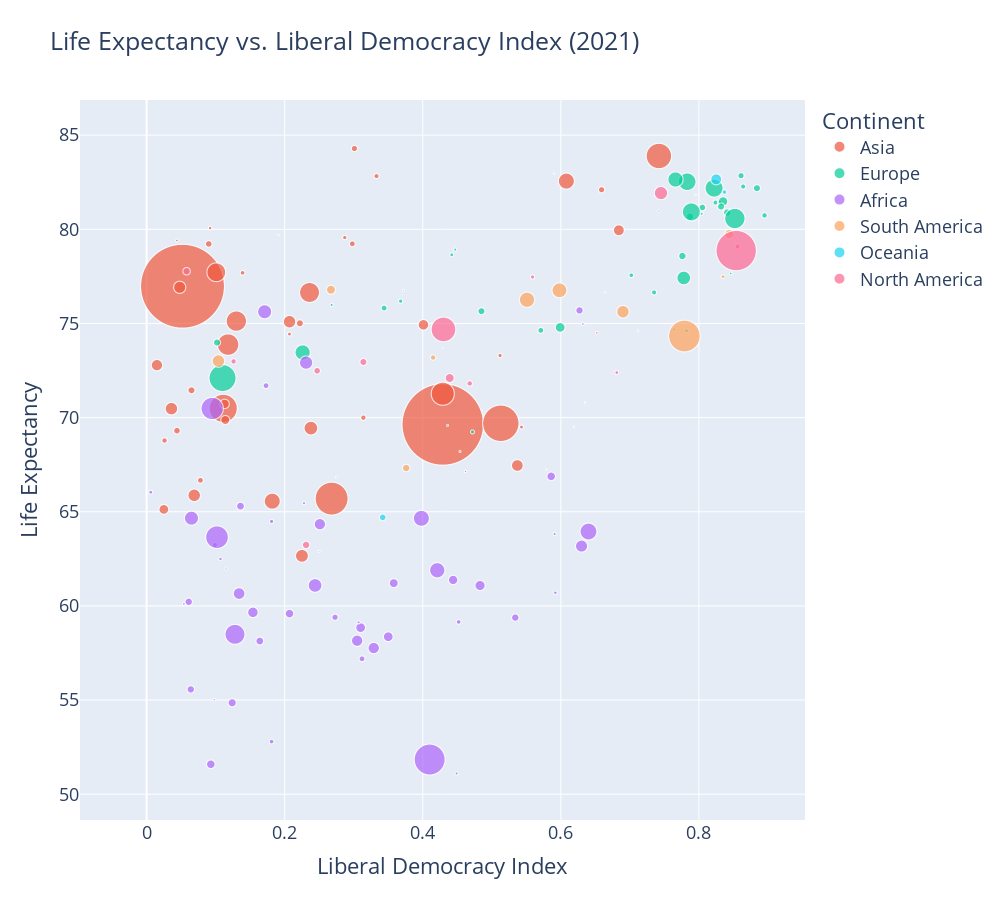

Notebook code for this chart:
### Code cell
# Clean the data by removing rows with NaN values in critical columns
df_cleaned = life_exp_lib_democ.dropna(subset=['Liberal democracy index (best estimate, aggregate: average)', 
                               'Period life expectancy at birth - Sex: all - Age: 0'])


# Scale the population to increase the size of the points 
df_cleaned['Scaled Population'] = df_cleaned['Population (historical)'] / 1e6

# Create the scatter plot
fig = px.scatter(
    df_cleaned,
    x='Liberal democracy index (best estimate, aggregate: average)',
    y='Period life expectancy at birth - Sex: all - Age: 0',
    size='Scaled Population',  # Use the scaled population
    color='Continent',
    hover_name='Entity',
    size_max=200,  # Increase size_max to make points larger -- 200 worked the best
    title='Life Expectancy vs. Liberal Democracy Index (2021)',
    labels={
        'Liberal democracy index (best estimate, aggregate: average)': 'Liberal Democracy Index',
        'Period life expectancy at birth - Sex: all - Age: 0': 'Life Expectancy'
    }
)

# Update the layout
fig.update_layout(
    xaxis_title='Liberal Democracy Index',
    yaxis_title='Life Expectancy',
    legend_title='Continent',
    template='plotly',
    height=900,
    width=1000,
    font=dict(size=18) 
)

# Show the plot
fig.show()

### Figure 1 — Plotly figure (JSON) as saved in the notebook; plotly's stock layout.template omitted (floating-point values rounded to 4 significant figures)
{"data": [{"hovertemplate": "<b>%{hovertext}</b><br><br>Continent=Asia<br>Liberal Democracy Index=%{x}<br>Life Expectancy=%{y}<br>Scaled Population=%{marker.size}<extra></extra>", "hovertext": ["Afghanistan", "Armenia", "Azerbaijan", "Bahrain", "Bangladesh", "Bhutan", "Cambodia", "China", "East Timor", "Georgia", "Hong Kong", "India", "Indonesia", "Iran", "Iraq", "Israel", "Japan", "Jordan", "Kazakhstan", "Kuwait", "Kyrgyzstan", "Laos", "Lebanon", "Malaysia", "Maldives", "Mongolia", "Myanmar", "Nepal", "North Korea", "Oman", "Pakistan", "Philippines", "Qatar", "Saudi Arabia", "Singapore", "South Korea", "Sri Lanka", "Syria", "Taiwan", "Tajikistan", "Thailand", "Turkey", "Turkmenistan", "United Arab Emirates", "Uzbekistan", "Vietnam", "Yemen"], "legendgroup": "Asia", "marker": {"color": "#EF553B", "size": [33.83, 2.921, 9.753, 1.37, 159.4, 0.7406, 15.62, 1396.0, 1.205, 3.792, 7.366, 1328.0, 261.8, 82.62, 37.56, 8.053, 127.3, 9.545, 18.08, 3.834, 6.002, 6.802, 6.472, 31.23, 0.4282, 2.977, 51.09, 27.82, 25.58, 4.185, 217.3, 105.3, 2.427, 29.97, 5.525, 50.98, 21.73, 19.42, 23.53, 8.644, 70.54, 80.01, 6.216, 8.675, 30.75, 92.82, 31.16], "sizemode": "area", "sizeref": 0.1989, "symbol": "circle"}, "mode": "markers", "name": "Asia", "showlegend": true, "type": "scattergl", "x": [0.225, 0.207, 0.065, 0.044, 0.111, 0.485, 0.114, 0.052, 0.462, 0.512, 0.301, 0.429, 0.513, 0.13, 0.238, 0.659, 0.742, 0.222, 0.113, 0.287, 0.314, 0.078, 0.298, 0.207, 0.191, 0.543, 0.182, 0.537, 0.015, 0.139, 0.268, 0.429, 0.092, 0.048, 0.333, 0.608, 0.401, 0.025, 0.684, 0.044, 0.101, 0.236, 0.026, 0.09, 0.036, 0.118, 0.069], "xaxis": "x", "y": [62.66, 74.44, 71.45, 79.4, 70.49, 70.34, 69.87, 76.98, 67.14, 73.3, 84.29, 69.64, 69.7, 75.12, 69.44, 82.1, 83.89, 75.01, 70.73, 79.56, 70.0, 66.67, 79.23, 75.09, 79.7, 69.5, 65.56, 67.46, 72.78, 77.69, 65.7, 71.27, 80.06, 76.92, 82.83, 82.56, 74.93, 65.12, 79.95, 69.31, 77.72, 76.65, 68.78, 79.22, 70.48, 73.88, 65.87], "yaxis": "y"}, {"hovertemplate": "<b>%{hovertext}</b><br><br>Continent=Europe<br>Liberal Democracy Index=%{x}<br>Life Expectancy=%{y}<br>Scaled Population=%{marker.size}<extra></extra>", "hovertext": ["Albania", "Austria", "Belarus", "Belgium", "Bosnia and Herzegovina", "Bulgaria", "Croatia", "Cyprus", "Czechia", "Denmark", "Estonia", "Finland", "France", "Germany", "Greece", "Hungary", "Iceland", "Ireland", "Italy", "Kosovo", "Latvia", "Lithuania", "Luxembourg", "Malta", "Moldova", "Montenegro", "Netherlands", "North Macedonia", "Norway", "Poland", "Portugal", "Romania", "Russia", "Serbia", "Slovakia", "Slovenia", "Spain", "Sweden", "Switzerland", "Ukraine", "United Kingdom"], "legendgroup": "Europe", "marker": {"color": "#00cc96", "size": [2.899, 8.644, 9.487, 11.28, 3.519, 7.178, 4.184, 1.22, 10.52, 5.684, 1.315, 5.48, 64.92, 82.08, 10.82, 9.839, 0.331, 4.702, 60.58, 1.779, 1.978, 2.906, 0.5695, 0.445, 3.287, 0.6281, 17.11, 1.98, 5.19, 38.27, 10.37, 19.87, 145.3, 7.177, 5.42, 2.06, 46.68, 9.799, 8.284, 45.78, 65.38], "sizemode": "area", "sizeref": 0.1989, "symbol": "circle"}, "mode": "markers", "name": "Europe", "showlegend": true, "type": "scattergl", "x": [0.442, 0.805, 0.102, 0.841, 0.368, 0.571, 0.702, 0.742, 0.776, 0.895, 0.846, 0.824, 0.822, 0.852, 0.787, 0.485, 0.785, 0.83, 0.783, 0.447, 0.764, 0.782, 0.795, 0.59, 0.472, 0.372, 0.835, 0.268, 0.864, 0.778, 0.832, 0.599, 0.11, 0.344, 0.735, 0.804, 0.766, 0.884, 0.861, 0.226, 0.789], "xaxis": "x", "y": [78.64, 81.16, 73.99, 80.89, 76.18, 74.63, 77.56, 80.97, 78.58, 80.74, 77.66, 81.42, 82.19, 80.57, 80.67, 75.65, 82.35, 81.42, 82.53, 78.92, 74.69, 74.61, 81.84, 82.96, 69.24, 76.76, 81.48, 75.98, 82.27, 77.42, 81.21, 74.79, 72.1, 75.82, 76.65, 80.82, 82.65, 82.18, 82.85, 73.46, 80.92], "yaxis": "y"}, {"hovertemplate": "<b>%{hovertext}</b><br><br>Continent=Africa<br>Liberal Democracy Index=%{x}<br>Life Expectancy=%{y}<br>Scaled Population=%{marker.size}<extra></extra>", "hovertext": ["Algeria", "Angola", "Benin", "Botswana", "Burkina Faso", "Burundi", "Cameroon", "Cape Verde", "Central African Republic", "Chad", "Comoros", "Congo", "Cote d'Ivoire", "Democratic Republic of Congo", "Djibouti", "Egypt", "Equatorial Guinea", "Eritrea", "Eswatini", "Ethiopia", "Gabon", "Gambia", "Ghana", "Guinea", "Guinea-Bissau", "Kenya", "Lesotho", "Liberia", "Libya", "Madagascar", "Malawi", "Mali", "Mauritania", "Mauritius", "Morocco", "Mozambique", "Namibia", "Niger", "Nigeria", "Rwanda", "Sao Tome and Principe", "Senegal", "Seychelles", "Sierra Leone", "Somalia", "South Africa", "South Sudan", "Sudan", "Tanzania", "Togo", "Tunisia", "Uganda", "Zambia", "Zimbabwe"], "legendgroup": "Africa", "marker": {"color": "#ab63fa", "size": [40.02, 28.16, 11.36, 2.203, 18.78, 11.05, 22.76, 0.5124, 4.629, 14.65, 0.7267, 5.098, 25.25, 81.04, 1.02, 99.6, 1.454, 3.106, 1.143, 103.9, 2.041, 2.225, 28.7, 11.77, 1.786, 47.09, 2.105, 4.659, 6.532, 25.43, 17.09, 18.59, 3.966, 1.292, 34.61, 26.55, 2.374, 19.94, 190.7, 11.64, 0.2003, 14.59, 0.1072, 7.038, 13.81, 56.72, 11.11, 40.02, 52.02, 7.663, 11.4, 37.53, 16.4, 14.4], "sizemode": "area", "sizeref": 0.1989, "symbol": "circle"}, "mode": "markers", "name": "Africa", "showlegend": true, "type": "scattergl", "x": [0.171, 0.134, 0.534, 0.591, 0.31, 0.061, 0.154, 0.712, 0.181, 0.093, 0.25, 0.099, 0.329, 0.128, 0.115, 0.095, 0.054, 0.006, 0.098, 0.102, 0.228, 0.107, 0.63, 0.164, 0.307, 0.421, 0.449, 0.452, 0.173, 0.251, 0.444, 0.35, 0.181, 0.632, 0.231, 0.305, 0.592, 0.483, 0.41, 0.136, 0.579, 0.586, 0.429, 0.312, 0.124, 0.64, 0.064, 0.065, 0.398, 0.273, 0.627, 0.244, 0.358, 0.207], "xaxis": "x", "y": [75.62, 60.65, 59.38, 63.82, 58.85, 60.22, 59.66, 74.62, 52.79, 51.59, 62.9, 63.23, 57.76, 58.49, 61.96, 70.48, 60.1, 66.03, 55.02, 63.65, 65.46, 62.49, 63.18, 58.13, 59.13, 61.89, 51.1, 59.15, 71.7, 64.34, 61.38, 58.36, 64.48, 74.98, 72.92, 58.15, 60.7, 61.08, 51.84, 65.3, 67.25, 66.88, 73.7, 57.19, 54.86, 63.95, 55.57, 64.66, 64.65, 59.4, 75.69, 61.09, 61.21, 59.59], "yaxis": "y"}, {"hovertemplate": "<b>%{hovertext}</b><br><br>Continent=South America<br>Liberal Democracy Index=%{x}<br>Life Expectancy=%{y}<br>Scaled Population=%{marker.size}<extra></extra>", "hovertext": ["Argentina", "Bolivia", "Brazil", "Chile", "Colombia", "Ecuador", "Guyana", "Paraguay", "Peru", "Suriname", "Uruguay", "Venezuela"], "legendgroup": "South America", "marker": {"color": "#FFA15A", "size": [43.48, 11.01, 201.7, 18.05, 46.97, 16.27, 0.7588, 6.159, 30.46, 0.5816, 3.368, 30.57], "sizemode": "area", "sizeref": 0.1989, "symbol": "circle"}, "mode": "markers", "name": "South America", "showlegend": true, "type": "scattergl", "x": [0.598, 0.376, 0.779, 0.844, 0.551, 0.267, 0.454, 0.415, 0.69, 0.635, 0.835, 0.104], "xaxis": "x", "y": [76.76, 67.32, 74.33, 79.75, 76.26, 76.79, 68.2, 73.19, 75.62, 70.8, 77.48, 73.01], "yaxis": "y"}, {"hovertemplate": "<b>%{hovertext}</b><br><br>Continent=Oceania<br>Liberal Democracy Index=%{x}<br>Life Expectancy=%{y}<br>Scaled Population=%{marker.size}<extra></extra>", "hovertext": ["Australia", "Fiji", "New Zealand", "Papua New Guinea", "Solomon Islands", "Vanuatu"], "legendgroup": "Oceania", "marker": {"color": "#19d3f3", "size": [23.95, 0.9186, 4.614, 8.743, 0.6394, 0.2661], "sizemode": "area", "sizeref": 0.1989, "symbol": "circle"}, "mode": "markers", "name": "Oceania", "showlegend": true, "type": "scattergl", "x": [0.825, 0.275, 0.837, 0.342, 0.436, 0.619], "xaxis": "x", "y": [82.66, 66.84, 81.98, 64.7, 69.58, 69.51], "yaxis": "y"}, {"hovertemplate": "<b>%{hovertext}</b><br><br>Continent=North America<br>Liberal Democracy Index=%{x}<br>Life Expectancy=%{y}<br>Scaled Population=%{marker.size}<extra></extra>", "hovertext": ["Barbados", "Canada", "Costa Rica", "Cuba", "Dominican Republic", "El Salvador", "Guatemala", "Haiti", "Honduras", "Jamaica", "Mexico", "Nicaragua", "Panama", "Trinidad and Tobago", "United States"], "legendgroup": "North America", "marker": {"color": "#FF6692", "size": [0.279, 35.96, 4.818, 11.28, 10.43, 6.184, 15.97, 10.52, 9.237, 2.803, 121.1, 6.149, 3.96, 1.429, 326.1], "sizemode": "area", "sizeref": 0.1989, "symbol": "circle"}, "mode": "markers", "name": "North America", "showlegend": true, "type": "scattergl", "x": [0.664, 0.745, 0.856, 0.058, 0.314, 0.468, 0.439, 0.231, 0.247, 0.681, 0.43, 0.126, 0.559, 0.652, 0.854], "xaxis": "x", "y": [76.65, 81.92, 79.09, 77.77, 72.95, 71.81, 72.1, 63.24, 72.49, 72.39, 74.68, 72.98, 77.47, 74.5, 78.87], "yaxis": "y"}], "layout": {"font": {"size": 18}, "height": 900, "legend": {"itemsizing": "constant", "title": {"text": "Continent"}, "tracegroupgap": 0}, "title": {"text": "Life Expectancy vs. Liberal Democracy Index (2021)"}, "width": 1000, "xaxis": {"anchor": "y", "autorange": true, "domain": [0, 1], "range": [-0.09788, 0.9538], "title": {"text": "Liberal Democracy Index"}, "type": "linear"}, "yaxis": {"anchor": "x", "autorange": true, "domain": [0, 1], "range": [48.63, 86.87], "title": {"text": "Life Expectancy"}, "type": "linear"}}}
